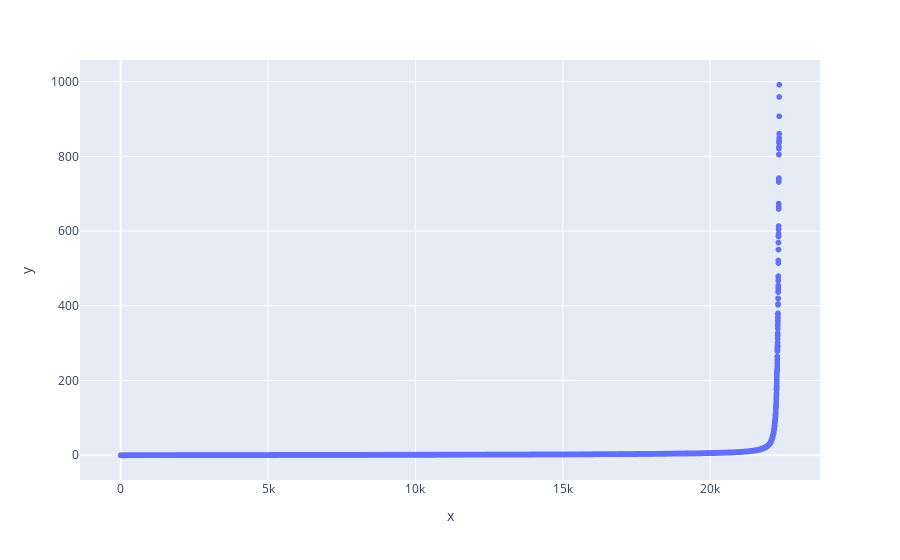

This figure's notebook cell:
### Code cell
px.scatter ( y = data ['P/Book Value - Last'].sort_values (ascending = True) )

### Figure 1 — Plotly figure (JSON) as saved in the notebook; plotly's stock layout.template omitted (floating-point values rounded to 4 significant figures; data arrays with more than 128 entries replaced by an {"elided": "..."} marker saying what was removed)
{"data": [{"hovertemplate": "x=%{x}<br>y=%{y}<extra></extra>", "legendgroup": "", "marker": {"color": "#636efa", "symbol": "circle"}, "mode": "markers", "name": "", "showlegend": false, "type": "scattergl", "x": {"elided": "22350 int values"}, "xaxis": "x", "y": {"elided": "22350 float values"}, "yaxis": "y"}], "layout": {"legend": {"tracegroupgap": 0}, "margin": {"t": 60}, "xaxis": {"anchor": "y", "domain": [0, 1], "title": {"text": "x"}}, "yaxis": {"anchor": "x", "domain": [0, 1], "title": {"text": "y"}}}}
